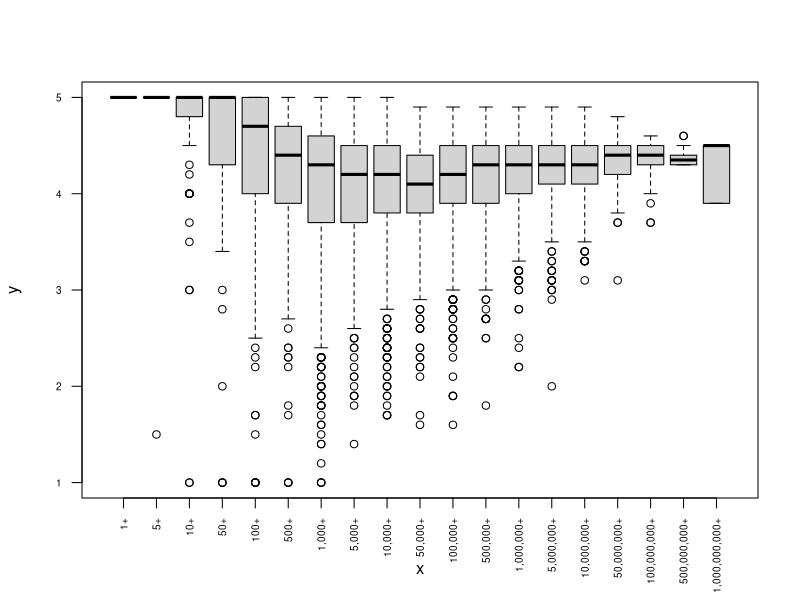
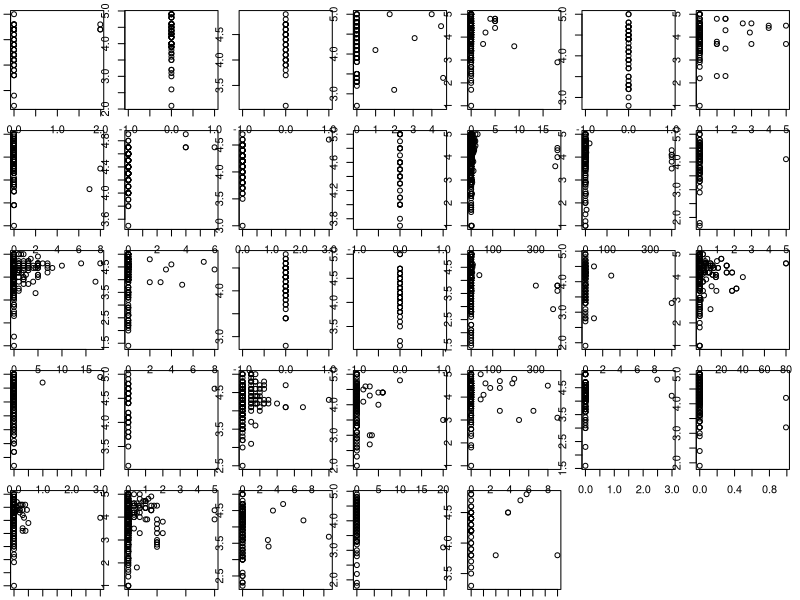

Write the R code that produced these figures, in order.
## ---- chunk 1
apps<-read.csv("apps.csv", header = T)
apps$Reviews<-as.numeric(apps$Reviews)
apps$Installs<-factor(apps$Installs, level= c("1+", "5+", "10+", "50+", "100+", "500+", "1,000+", "5,000+", "10,000+", "50,000+", "100,000+", "500,000+", "1,000,000+","5,000,000+","10,000,000+","50,000,000+", "100,000,000+", "500,000,000+", "1,000,000,000+"))
head(apps)
## ---- chunk 2
# code goes here
dim(apps)
## ---- chunk 3
# code goes here
#lapply(apps, summary)
library("plyr")
#llply(apps, summary)
#alply(apps, 2, summary)
## ---- chunk 4
# code goes here
#boxplot(Rating~Installs, data = apps)
plot(apps$Installs, apps$Rating, las = 2, cex.axis = 0.6)
## ---- chunk 5
# code goes here
# amr or mai
par(mfrow = c(5, 7), mar=c(0.8, 0.8, 0.8, 0.8))

rat_pri <- function(df) {
  plot(df$Price, df$Rating)
}

d_ply(apps, .(Category), rat_pri)
## ---- chunk 6
rollCall274<-readLines("Roll_Call_274.xml")
## ---- chunk 7
# code goes here
length(rollCall274)
## ---- chunk 8
# code goes here
pat <- "<recorded-vote>"
vote_ind <- grep(pat, rollCall274)
vote <- rollCall274[vote_ind]
length(vote)
## ---- chunk 9
# code goes here
pat1 <- "[A-Z][0-9]{6}"
loc1 <- regexpr(pat1, vote)
ID <- substr(vote, loc1, regexpr(pat1, vote)+6)
## ---- chunk 10
# code goes here
pat2 <- "sort-field"
loc2 <- regexpr(pat2, vote)

pat21 <- "unaccented-name"
loc21 <- regexpr(pat21, vote)

names <- substr(vote, loc2+12, loc21-3)
## ---- chunk 11
# code goes here
pat3 <- "party"
loc3 <- regexpr(pat3, vote)

pat31 <- "state"
loc31 <- regexpr(pat31, vote)

party <- substr(vote, loc3+7, loc31-3)
## ---- chunk 12
# code goes here
pat4 <- "state"
loc4 <- regexpr(pat4, vote)

pat41 <- "role"
loc41 <- regexpr(pat41, vote)

state <- substr(vote, loc4+7, loc41-3)
## ---- chunk 13
# code goes here
pat5 <- "<vote>"
loc5 <- regexpr(pat5, vote)

pat51 <- "</vote>"
loc51 <- regexpr(pat51, vote)

vote1 <- substr(vote, loc5+6, loc51-1)
## ---- chunk 14
# code goes here
vote1 <- factor(vote1)
levels(vote1)
numeric.vote <- ifelse(vote1 == "Aye", 1, ifelse(vote1 == "No", 0, -1))
## ---- chunk 15
# code goes here
rollCall274 <- data.frame(name = names, state = state, party = party, vote = vote1, numeric.vote = numeric.vote)

row.names(rollCall274) <- ID
## ---- chunk 16
strikes<-read.csv("strikes.csv", header = T)
italy.strikes<-strikes[strikes$country == "Italy", ]
dim(italy.strikes)
lm.fit<- lm(strike.volume ~ left.parliament, data = italy.strikes)
round(lm.fit$coefficients,3)
## ---- chunk 17
# code goes here
## ---- chunk 18
# code goes here
